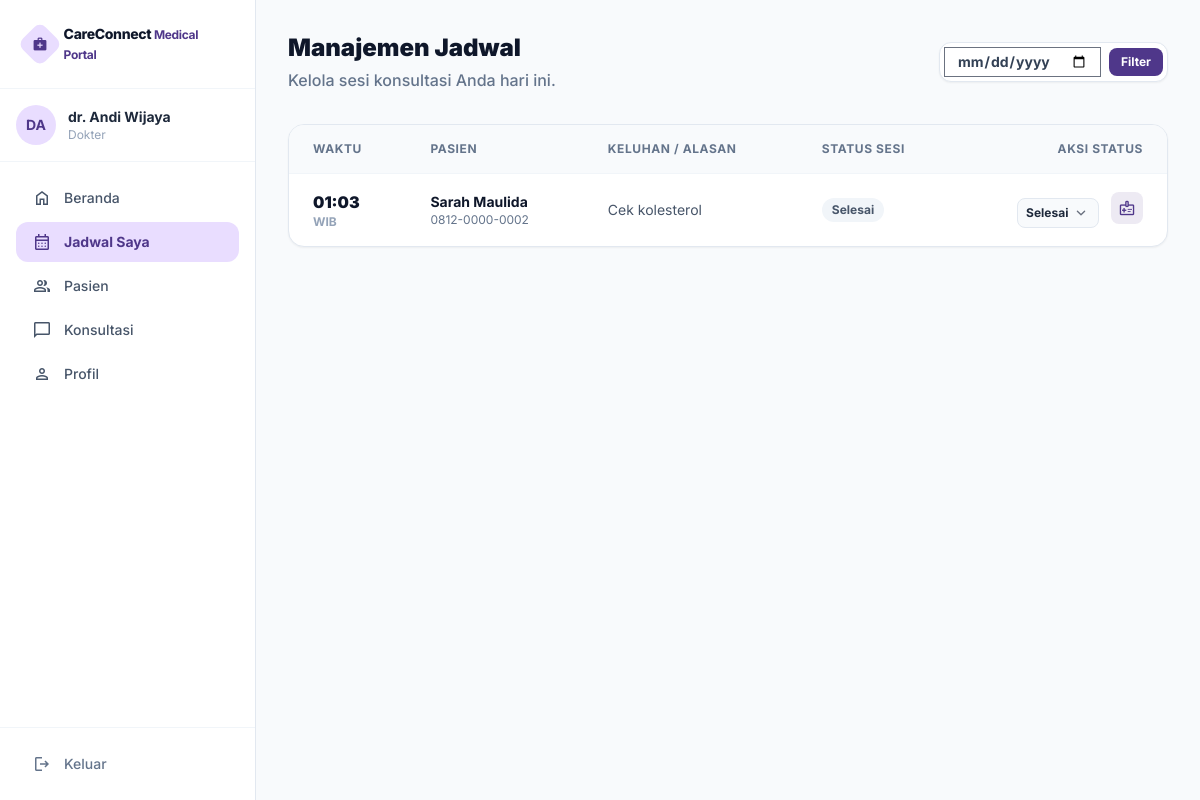
Screenshot of /public/doctor/jadwal.php?date=2026-04-22 01:03:57 (signed in) with the database file from the repository.
### tables this page shows
CREATE TABLE IF NOT EXISTS appointments (
    id              BIGINT UNSIGNED AUTO_INCREMENT PRIMARY KEY,
    patient_id      BIGINT UNSIGNED NOT NULL,
    doctor_id       BIGINT UNSIGNED NOT NULL,
    scheduled_at    DATETIME        NOT NULL,
    duration_min    SMALLINT        NOT NULL DEFAULT 30,
    type            VARCHAR(60)     NOT NULL DEFAULT 'Initial Consult',
    status          ENUM('waiting','in_session','finished','cancelled') NOT NULL DEFAULT 'waiting',
    reason          TEXT,
    notes           TEXT,
    created_at      DATETIME NOT NULL DEFAULT CURRENT_TIMESTAMP,
    FOREIGN KEY (patient_id) REFERENCES users(id) ON DELETE CASCADE,
    FOREIGN KEY (doctor_id)  REFERENCES users(id) ON DELETE CASCADE,
    INDEX idx_patient (patient_id),
    INDEX idx_doctor  (doctor_id),
    INDEX idx_scheduled (scheduled_at)
);

CREATE TABLE IF NOT EXISTS users (
    id              BIGINT UNSIGNED AUTO_INCREMENT PRIMARY KEY,
    name            VARCHAR(150)    NOT NULL,
    email           VARCHAR(255)    NOT NULL UNIQUE,
    password_hash   VARCHAR(255)    NOT NULL,
    role            ENUM('patient','doctor','admin') NOT NULL DEFAULT 'patient',
    is_active       TINYINT(1)      NOT NULL DEFAULT 1,
    email_verified  TINYINT(1)      NOT NULL DEFAULT 0,
    created_at      DATETIME        NOT NULL DEFAULT CURRENT_TIMESTAMP,
    updated_at      DATETIME        NOT NULL DEFAULT CURRENT_TIMESTAMP ON UPDATE CURRENT_TIMESTAMP,
    INDEX idx_role (role),
    INDEX idx_email (email)
);

CREATE TABLE IF NOT EXISTS patient_profiles (
    id          BIGINT UNSIGNED AUTO_INCREMENT PRIMARY KEY,
    user_id     BIGINT UNSIGNED NOT NULL UNIQUE,
    nik         VARCHAR(20),
    birth_date  DATE,
    gender      ENUM('male','female','other'),
    phone       VARCHAR(20),
    address     TEXT,
    blood_type  VARCHAR(5),
    created_at  DATETIME NOT NULL DEFAULT CURRENT_TIMESTAMP,
    FOREIGN KEY (user_id) REFERENCES users(id) ON DELETE CASCADE
);

### includes/auth.php (called while the page is built, shortened)
<?php
function current_user(): array
{
    return [
        'id'    => $_SESSION['user_id']    ?? null,
        'name'  => $_SESSION['user_name']  ?? '',
        'email' => $_SESSION['user_email'] ?? '',
        'role'  => $_SESSION['user_role']  ?? '',
    ];
}

### includes/security.php (called while the page is built, shortened)
<?php
function e(string $s): string
{
    return htmlspecialchars($s, ENT_QUOTES | ENT_HTML5, 'UTF-8');
}

### public/doctor/jadwal.php (the view, shortened to what this page needs)
<?php
require_once __DIR__ . '/../../includes/functions.php';
$user = current_user();
$pdo  = db();
$dateFilter = $_GET['date'] ?? date('Y-m-d');
$stmt = $pdo->prepare(
    "SELECT a.*, p.name AS patient_name, pp.gender, pp.phone
     FROM appointments a
     JOIN users p ON p.id = a.patient_id
     LEFT JOIN patient_profiles pp ON pp.user_id = p.id
     WHERE a.doctor_id = ? AND DATE(a.scheduled_at) = ?
     ORDER BY a.scheduled_at ASC"
);
$stmt->execute([$user['id'], $dateFilter]);
$appointments = $stmt->fetchAll();
?>
<!DOCTYPE html>
<html lang="id">
<head>
<?= tailwind_cdn() ?>
</head>
<body class="bg-slate-50 text-slate-800 antialiased min-h-screen flex">
  <aside class="w-64 bg-white border-r border-slate-200 flex-shrink-0 flex-col hidden md:flex">
    <div class="p-6 border-b border-slate-100">
      <div class="flex items-center gap-2">
        <div class="w-8 h-8 bg-primary-fixed flex items-center justify-center rounded-lg transform rotate-45">
          <span class="material-symbols-outlined text-primary transform -rotate-45 text-[16px]" style="font-variation-settings:'FILL' 1;">medical_services</span>
        </div>
        <span class="font-extrabold tracking-tight text-slate-900 text-sm">CareConnect <span class="text-primary text-xs font-bold">Medical Portal</span></span>
      </div>
    </div>
    <div class="p-4 border-b border-slate-100">
      <div class="flex items-center gap-3">
        <div class="w-10 h-10 bg-primary-fixed text-primary rounded-full flex items-center justify-center font-bold text-sm">
          <?= e(initials($user['name'])) ?>
        </div>
        <div>
          <p class="text-sm font-bold text-slate-800"><?= e($user['name']) ?></p>
          <p class="text-xs text-slate-400">Dokter</p>
        </div>
      </div>
    </div>
    <nav class="flex-1 p-4 space-y-1">
      <?php
      $navItems = [
        ['icon'=>'home',         'label'=>'Beranda',       'href'=>'dashboard.php', 'active'=>false],
        ['icon'=>'calendar_month','label'=>'Jadwal Saya',  'href'=>'jadwal.php',    'active'=>true],
        ['icon'=>'group',        'label'=>'Pasien',        'href'=>'#',             'active'=>false],
        ['icon'=>'chat_bubble',  'label'=>'Konsultasi',    'href'=>'#',             'active'=>false],
        ['icon'=>'person',       'label'=>'Profil',        'href'=>'#',             'active'=>false],
      ];
      foreach ($navItems as $item):
        $cls = $item['active']
          ? 'bg-primary-fixed text-primary font-bold'
          : 'text-slate-600 hover:bg-slate-100 hover:text-slate-800 font-medium';
      ?>
      <a href="<?= e($item['href']) ?>" class="flex items-center gap-3 px-4 py-2.5 rounded-xl transition-colors text-sm <?= $cls ?>">
        <span class="material-symbols-outlined text-[20px]"><?= $item['icon'] ?></span>
        <?= e($item['label']) ?>
      </a>
      <?php endforeach; ?>
    </nav>
    <div class="p-4 border-t border-slate-100">
      <a href="<?= APP_URL ?>/doctor/logout.php"
         class="flex items-center gap-3 px-4 py-2.5 rounded-xl text-sm font-medium text-slate-500 hover:bg-red-50 hover:text-red-600 transition-colors">
        <span class="material-symbols-outlined text-[20px]">logout</span>
        Keluar
      </a>
    </div>
  </aside>
  <main class="flex-1 overflow-auto p-6 lg:p-8">
    <div class="flex items-center justify-between mb-8">
      <div>
        <h1 class="text-2xl font-black text-slate-900">Manajemen Jadwal</h1>
        <p class="text-slate-500 font-medium mt-1">Kelola sesi konsultasi Anda hari ini.</p>
      </div>
      <form method="GET" class="flex items-center gap-2 bg-white border border-slate-200 rounded-xl p-1 shadow-sm">
        <input type="date" name="date" value="<?= e($dateFilter) ?>" class="bg-transparent text-sm font-bold text-slate-700 outline-none px-3 py-1">
        <button type="submit" class="bg-primary text-white rounded-lg px-3 py-1.5 text-xs font-bold hover:bg-primary-light">Filter</button>
      </form>
    </div>
    <div class="bg-white rounded-2xl border border-slate-200 shadow-sm overflow-hidden">
        <?php if (empty($appointments)): ?>
        <div class="p-12 text-center text-slate-400">
            <span class="material-symbols-outlined text-[48px] text-slate-300">event_busy</span>
            <p class="font-medium mt-3">Tidak ada jadwal pada tanggal <?= format_date($dateFilter, 'd M Y') ?>.</p>
        </div>
        <?php else: ?>
        <div class="overflow-x-auto">
            <table class="w-full text-sm">
                <thead>
                    <tr class="bg-slate-50 border-b border-slate-100">
                        <th class="text-left px-6 py-4 font-bold text-slate-500 uppercase tracking-wider text-xs">Waktu</th>
                        <th class="text-left px-6 py-4 font-bold text-slate-500 uppercase tracking-wider text-xs">Pasien</th>
                        <th class="text-left px-6 py-4 font-bold text-slate-500 uppercase tracking-wider text-xs">Keluhan / Alasan</th>
                        <th class="text-left px-6 py-4 font-bold text-slate-500 uppercase tracking-wider text-xs">Status Sesi</th>
                        <th class="text-right px-6 py-4 font-bold text-slate-500 uppercase tracking-wider text-xs">Aksi Status</th>
                    </tr>
                </thead>
                <tbody class="divide-y divide-slate-100">
                    <?php
                    $statusMap = [
                        'waiting'    => ['bg-amber-100', 'text-amber-700', 'Menunggu'],
                        'in_session' => ['bg-blue-100', 'text-blue-700', 'Dalam Sesi'],
                        'finished'   => ['bg-slate-100', 'text-slate-600', 'Selesai'],
                        'cancelled'  => ['bg-red-100', 'text-red-700', 'Dibatalkan']
                    ];
                    foreach ($appointments as $appt):
                        [$bg, $text, $label] = $statusMap[$appt['status']];
                    ?>
                    <tr class="hover:bg-slate-50/50 transition-colors">
                        <td class="px-6 py-4">
                            <span class="font-black text-slate-900 text-base"><?= date('H:i', strtotime($appt['scheduled_at'])) ?></span>
                            <span class="text-xs font-bold text-slate-400 block uppercase">WIB</span>
                        </td>
                        <td class="px-6 py-4">
                            <p class="font-bold text-slate-900"><?= e($appt['patient_name']) ?></p>
                            <p class="text-xs text-slate-500"><?= e($appt['phone'] ?? '-') ?></p>
                        </td>
                        <td class="px-6 py-4 max-w-xs">
                            <p class="text-slate-600 truncate" title="<?= e($appt['reason']) ?>"><?= e($appt['reason'] ?: '-') ?></p>
                        </td>
                        <td class="px-6 py-4">
                            <span class="inline-flex items-center px-2.5 py-1 rounded-full text-xs font-bold <?= $bg ?> <?= $text ?>">
                                <?= $label ?>
                            </span>
                        </td>
                        <td class="px-6 py-4 text-right">
                            <form method="POST" class="inline-flex items-center gap-2">
                                <select name="status" onchange="this.form.submit()" class="text-xs font-bold border border-slate-200 rounded-lg bg-slate-50 px-2 py-1.5 focus:outline-none focus:border-primary focus:ring-1 focus:ring-primary">
                                    <option value="finished" <?= $appt['status']==='finished' ? 'selected':'' ?>>Selesai</option>
                                </select>
                            </form>
                            <?php if ($appt['status'] === 'in_session' || $appt['status'] === 'finished'): ?>
                                <a href="rekam_medis.php?appt_id=<?= $appt['id'] ?>" class="ml-2 inline-flex items-center justify-center w-8 h-8 rounded-lg bg-primary/10 text-primary hover:bg-primary hover:text-white transition-colors" title="Isi Rekam Medis">
                                    <span class="material-symbols-outlined text-[18px]">medical_information</span>
                                </a>
                            <?php endif; ?>
                        </td>
                    </tr>
                    <?php endforeach; ?>
                </tbody>
            </table>
        </div>
        <?php endif; ?>
    </div>
  </main>
</body>
</html>

### public/doctor/jadwal.php (style rules this page uses)
body { font-family: 'Inter', sans-serif; }

### rows the page displays
appointments: scheduled_at "01:03", patient.name "Sarah Maulida", patient_profiles.phone "0812-0000-0002", reason "Cek kolesterol", label "Selesai", status "Selesai"

### other values shown
initials($user['name']) "DA"
$user['name'] "dr. Andi Wijaya"
$item['label'] "Beranda"
$item['label'] "Jadwal Saya"
$item['label'] "Pasien"
$item['label'] "Konsultasi"
$item['label'] "Profil"
